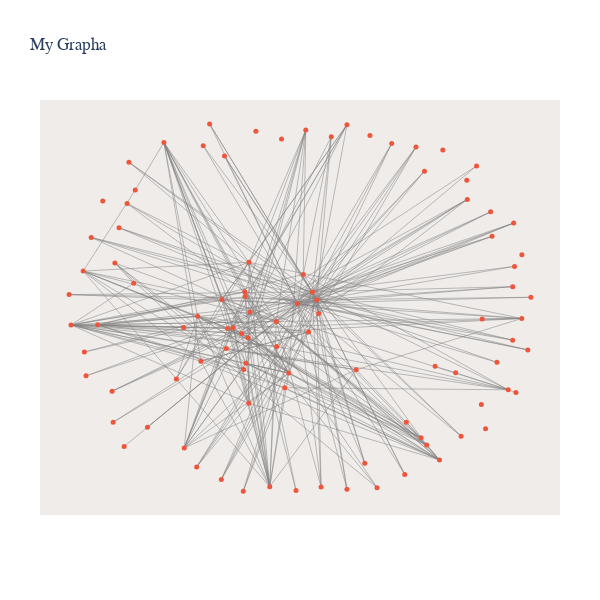

Source (notebook cell):
### Code cell
edge_x = []
edge_y = []
names = []
for edge in G.edges():
    x_gen_pos = pos[edge[0]]
    y_gen_pos = pos[edge[1]]
    edge_x.extend([x_gen_pos[0], y_gen_pos[0], None])
    edge_y.extend([x_gen_pos[1], y_gen_pos[1], None])
    
node_x = []
node_y = []

for node in G.nodes():
    gen_pos = pos[node]
    node_x.append(gen_pos[0])
    node_y.append(gen_pos[1])
    names.append(node)
    
trace_nodes=dict(type="scatter",
                 x=node_x, 
                 y=node_y,
                 mode="markers",
                 marker=dict(size=5, colorscale='YlGnBu'),
                 text=names,
                 hoverinfo="text")

trace_edges=dict(type="scatter",                  
                 mode="lines",                  
                 x=edge_x,                  
                 y=edge_y,                 
                 line=dict(width=0.5, color='grey'), hoverinfo="none")

axis=dict(showline=False, 
          zeroline=False,
          showgrid=False,
          showticklabels=False,
          title=""
          )

node_trace = go.Scatter(
    x=node_x, y=node_y,
    mode='markers',
    hoverinfo='text',
    marker=dict(
        showscale=True,
        # colorscale options
        #'Greys' | 'YlGnBu' | 'Greens' | 'YlOrRd' | 'Bluered' | 'RdBu' |
        #'Reds' | 'Blues' | 'Picnic' | 'Rainbow' | 'Portland' | 'Jet' |
        #'Hot' | 'Blackbody' | 'Earth' | 'Electric' | 'Viridis' |
        colorscale='YlGnBu',
        reversescale=True,
        color=[],
        size=10,
        colorbar=dict(
            thickness=15,
            title='Node Connections',
            xanchor='left',
            titleside='right'
        ),
        line_width=2))

layout=dict(title= "My Grapha",  
             font= dict(family="Balto"),
             width=600,
             height=600,
             autosize=False,
             showlegend=False,
             xaxis=axis,
             yaxis=axis,
             margin=dict(
             l=40,
             r=40,
             b=85,
             t=100,
             pad=0,   
     ),
     hovermode="closest",
     plot_bgcolor="#EFECEA", #set background color            
     )

fig = dict(data=[trace_edges, trace_nodes], layout=layout)

node_adjacencies = []
node_text = []
for node, adjacencies in enumerate(G.adjacency()):
    node_adjacencies.append(len(adjacencies[1]))
    node_text.append('# of connections: '+str(len(adjacencies[1])))

node_trace.marker.color = node_adjacencies
node_trace.text = node_text

iplot(fig)

### Figure 1 — Plotly figure (JSON) as saved in the notebook; plotly's stock layout.template omitted (floating-point values rounded to 4 significant figures; data arrays with more than 128 entries replaced by an {"elided": "..."} marker saying what was removed)
{"data": [{"hoverinfo": "none", "line": {"color": "grey", "width": 0.5}, "mode": "lines", "type": "scatter", "x": {"elided": "900 float values"}, "y": {"elided": "900 float values"}}, {"hoverinfo": "text", "marker": {"colorscale": [[0, "rgb(255,255,217)"], [0.125, "rgb(237,248,177)"], [0.25, "rgb(199,233,180)"], [0.375, "rgb(127,205,187)"], [0.5, "rgb(65,182,196)"], [0.625, "rgb(29,145,192)"], [0.75, "rgb(34,94,168)"], [0.875, "rgb(37,52,148)"], [1, "rgb(8,29,88)"]], "size": 5}, "mode": "markers", "text": ["MizzimaNews", "MichellesDude", "muttons", "TIME", "LordElvo", "mrbrown", "leehsienloong", "Myanmar_Now_Eng", "HURFOM", "MattersMohinga", "KKMPutrajaya", "foreheadfatty", "HarryScoffin", "TostevinM", "azyintl", "mbrochh", "LyaHaru", "GregDAustin", "Haruonchill", "BP_Chua", "RvlBurma2", "maria_n_kir4", "afromedwoman", "asonofapeach", "sporeMOH", "FrontierMM", "nypost", "bhonekhant247", "KenRoth", "deweysim", "MamaCranky", "TODAYonline", "katycho22222", "JoakimGomez", "CandyNimrod", "IrrawaddyNews", "DDGaddis", "LeongWaiKitCNA", "NDBurma", "yumchamama", "UN", "MyoThuraKhrael", "DrSasa22222", "Rdllilyn", "billm9", "PVamplify", "womenofburma", "Asuka_SGP2", "MayThazinWin95", "hazsunny", "hahazebr4", "RadioFreeAsia", "Shoon_Naing", "kay_aprilnyein", "GuliableMany", "SaveMM99", "JusticeMyanmar", "VivianBala", "lustfuldesirer", "upshotme", "CingHsian", "AudiKhalid", "LeeDam18102", "ChindwinNews", "EmilyFishbein11", "kixes", "shafiur", "2021Revtweets", "buzzsubash", "MayWongCNA", "sarahcoldheart", "PartnersRelief", "SweZinHtet11", "yapphenghui", "Reuters", "elroomi", "VP", "shakiraIaw", "MothershipSG", "KaungKhantHto10", "cnnphilippines", "straits_times", "ChannelNewsAsia", "NICKIMINAJ", "bryancsk", "business", "spring21MM", "cvdom2021", "dollylama__", "timg33", "prasadhemant", "media_chin", "historyogi", "Mmzhang_1", "ThangDeihTuang", "laminmaungmaun8", "harmony2828"], "type": "scatter", "x": [0.1235, -0.851, 0.1903, 0.7034, 0.7814, 0.02672, -0.5035, -0.4505, -0.7816, -0.9223, -0.7992, -0.3431, -0.2942, 0.743, -0.2588, 0.7672, 0.5209, -0.1978, 0.8031, 0.7014, -0.3453, -0.9944, -0.2433, -0.7125, 0.9359, -0.8067, 0.8782, 0.06996, 0.9616, 0.5303, 0.2298, -0.1389, 0.06205, -0.4324, 0.654, 0.6772, -0.2232, -0.9003, 0.9013, -0.3242, 0.7636, 0.08018, 0.8301, -0.7188, -0.07503, 0.4368, 0.1904, -0.1111, 0.043, -0.2502, -0.537, -0.2518, -0.7393, 0.9049, 0.5662, 0.4847, -0.8111, 0.5065, 0.2884, -0.109, 0.4437, -0.3183, 0.8971, -0.4225, 0.9747, -0.2282, -0.7598, -0.9294, -0.0885, -0.7471, -0.4465, 0.809, -0.02101, 0.9109, -0.8723, -0.5062, 0.5851, -0.2312, -0.9344, 0.2664, 0.3187, -0.5902, -0.9863, -0.02681, -0.2404, 0.01469, 0.8972, 0.5992, -0.2277, -0.2454, 0.003938, -0.3953, -0.05783, -0.6603, 0.3812, -0.3318, 0.9363], "y": [0.9322, 0.5947, 0.9954, 0.6033, -0.6022, -0.09394, -0.7027, -0.8023, 0.454, -0.3238, 0.2691, 0.07778, -0.07148, 0.7793, -0.1008, -0.0246, 0.7513, 0.9611, 0.5378, 0.7039, -0.8681, 0.1031, 0.09251, 0.6527, -0.02226, -0.5676, -0.3971, 0.003929, -0.1876, -0.6873, -0.2917, -0.906, 0.07545, -0.2468, -0.3077, -0.6408, 0.01149, 0.4035, 0.4791, -0.1797, -0.4743, -0.9077, -0.2524, 0.1633, -0.3862, -0.8419, -0.9189, -0.03841, 0.1173, -0.2903, -0.3401, -0.9293, 0.7988, 0.2514, -0.2735, 0.8782, -0.4042, -0.6496, 0.9385, -0.1702, -0.5674, -0.07441, -0.1362, 0.8851, 0.08922, -0.468, -0.6948, -0.1983, 0.9208, 0.5815, -0.01089, 0.409, 0.05678, -0.4113, -0.05555, -0.07003, -0.7657, -0.1239, 0.2267, -0.7834, -0.911, 0.9021, -0.0563, -0.9263, -0.258, 0.968, 0.1448, 0.8629, 0.2729, 0.1176, 0.2091, 1, -0.3091, -0.5937, 0.8972, 0.8306, 0.3123]}], "layout": {"autosize": false, "font": {"family": "Balto"}, "height": 600, "hovermode": "closest", "margin": {"b": 85, "l": 40, "pad": 0, "r": 40, "t": 100}, "plot_bgcolor": "#EFECEA", "showlegend": false, "title": {"text": "My Grapha"}, "width": 600, "xaxis": {"autorange": true, "range": [-1.119, 1.099], "showgrid": false, "showline": false, "showticklabels": false, "title": {"text": ""}, "type": "linear", "zeroline": false}, "yaxis": {"autorange": true, "range": [-1.055, 1.125], "showgrid": false, "showline": false, "showticklabels": false, "title": {"text": ""}, "type": "linear", "zeroline": false}}}
